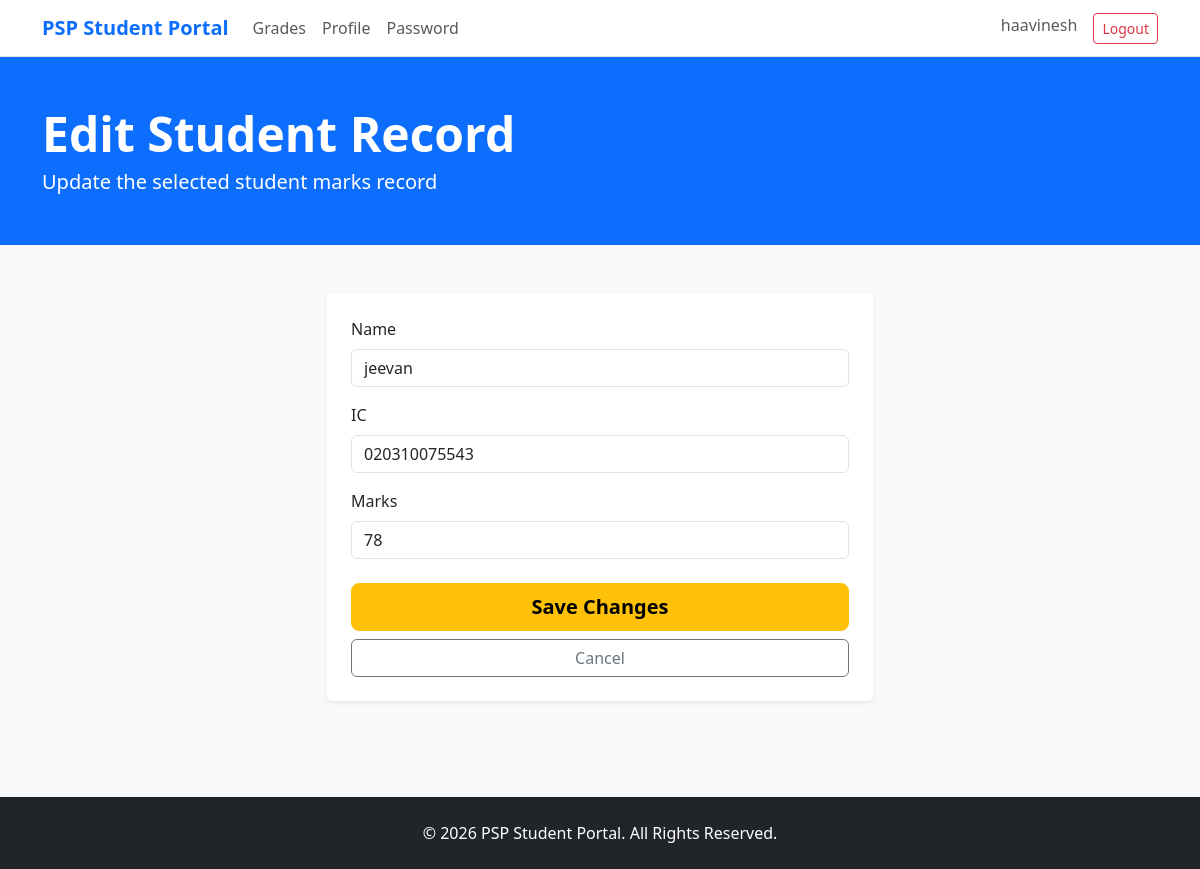
The app's page /index.php?action=edit_student&id=2 (signed in) with its own data.
### tables this page shows
CREATE TABLE student_grades (
    id INT UNSIGNED AUTO_INCREMENT PRIMARY KEY,
    name VARCHAR(100) NOT NULL,
    ic VARCHAR(12) NOT NULL UNIQUE,
    marks TINYINT UNSIGNED NOT NULL,
    created_at TIMESTAMP DEFAULT CURRENT_TIMESTAMP,
    updated_at TIMESTAMP DEFAULT CURRENT_TIMESTAMP ON UPDATE CURRENT_TIMESTAMP,
    CONSTRAINT chk_student_marks CHECK (marks BETWEEN 0 AND 100)
);

### app/controllers/MainController.php (called while the page is built, shortened)
<?php
class MainController
{
    private StudentModel $model;
    public function __construct(\mysqli $conn)
    {
        $this->model = new StudentModel($conn);
    }
    public function editStudent(): void
    {
        $id = filter_input(INPUT_GET, 'id', FILTER_VALIDATE_INT);
        $student = $id ? $this->model->getStudent($id) : false;
        require __DIR__ . '/../views/edit_student.php';
    }
}

### index.php (called while the page is built, shortened)
<?php
require_once __DIR__ . '/app/includes/db_connect.php';
require_once __DIR__ . '/app/models/StudentModel.php';
require_once __DIR__ . '/app/controllers/MainController.php';
$controller = new MainController($conn);
$routes = [
    'home' => 'home',
    'login' => 'login',
    'logout' => 'logout',
    'register' => 'register',
    'dashboard' => 'dashboard',
    'profile' => 'profile',
    'upload_profile_picture' => 'uploadProfilePicture',
    'change_password' => 'changePassword',
    'create_student' => 'createStudent',
    'edit_student' => 'editStudent',
    'delete_student' => 'deleteStudent',
];
$action = $_GET['action'] ?? 'home';
$method = $routes[$action] ?? 'home';
$controller->$method();

### app/models/StudentModel.php (called while the page is built, shortened)
<?php
class StudentModel
{
    public function getStudent(int $id): array|false
    {
        return $this->one("SELECT id, name, ic, marks FROM student_grades WHERE id = ?", 'i', [$id]);
    }
    private function all(string $sql, string $types = '', array $params = []): array
    {
        $stmt = $this->statement($sql, $types, $params);
        $stmt->execute();
        $rows = $stmt->get_result()->fetch_all(MYSQLI_ASSOC);
        return $rows;
    }
    private function one(string $sql, string $types, array $params): array|false
    {
        $rows = $this->all($sql, $types, $params);
        return $rows[0] ?? false;
    }
    private function statement(string $sql, string $types = '', array $params = []): \mysqli_stmt
    {
        $stmt = $this->conn->prepare($sql);
        if ($types !== '') {
            $stmt->bind_param($types, ...$params);
        }
        return $stmt;
    }
}

### app/views/edit_student.php (the view, shortened to what this page needs)
<?php require_once __DIR__ . '/../views/header.php'; ?>
<header class="bg-primary text-white py-5">
    <div class="container">
        <h1 class="display-5 fw-bold mb-1">Edit Student Record</h1>
        <p class="lead mb-0">Update the selected student marks record</p>
    </div>
</header>
<main class="py-5">
    <div class="container">
        <div class="row justify-content-center">
            <div class="col-md-7 col-lg-6">
                <div class="card border-0 shadow-sm">
                    <div class="card-body p-4">
                        <form method="post" action="index.php?action=edit_student&id=<?php echo (int) $student['id']; ?>">
                            <div class="mb-3">
                                <label for="name" class="form-label">Name</label>
                                <input type="text" class="form-control" id="name" name="name"
                                    value="<?php echo htmlspecialchars($student['name']); ?>" maxlength="100" required>
                            </div>
                            <div class="mb-3">
                                <label for="ic" class="form-label">IC</label>
                                <input type="text" class="form-control" id="ic" name="ic"
                                    value="<?php echo htmlspecialchars($student['ic']); ?>" pattern="[0-9]{12}"
                                    maxlength="12" required>
                            </div>
                            <div class="mb-4">
                                <label for="marks" class="form-label">Marks</label>
                                <input type="number" class="form-control" id="marks" name="marks"
                                    value="<?php echo (int) $student['marks']; ?>" min="0" max="100" required>
                            </div>
                            <div class="d-grid gap-2">
                                <button type="submit" class="btn btn-warning btn-lg fw-semibold">Save Changes</button>
                                <a href="index.php?action=dashboard" class="btn btn-outline-secondary">Cancel</a>
                            </div>
                        </form>
                    </div>
                </div>
            </div>
        </div>
    </div>
</main>
<?php require_once __DIR__ . '/../views/footer.php'; ?>

### records on screen
student_grades: name "jeevan", ic "020310075543", marks "78"

### other values on screen
$_SESSION['user_name'] "haavinesh"
